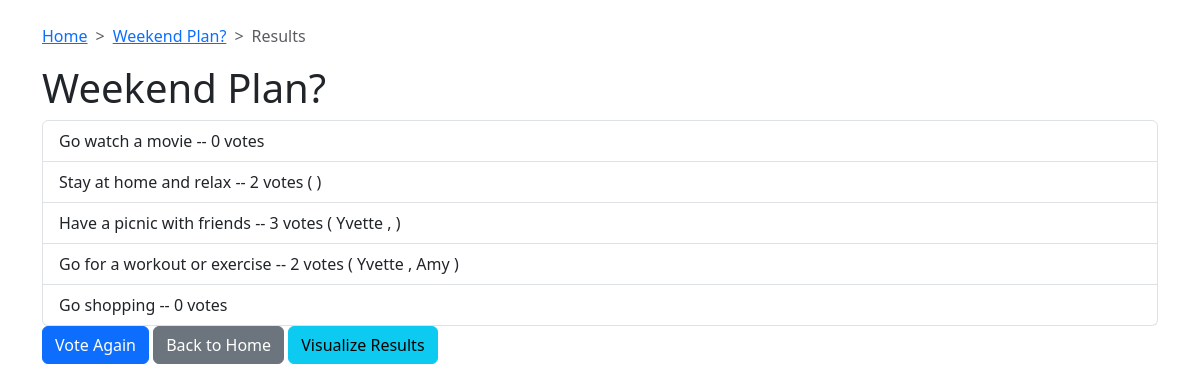
The app's page /polls/2/results/ with its own data.
### polls/models.py (models this page shows, shortened)
class Question(models.Model):
    question_text = models.CharField(max_length=200)
    pub_date = models.DateTimeField('date published')
    voter = models.CharField(max_length=50, null=True, blank=True)
    is_multiple_choice = models.BooleanField(default=False)

class Choice(models.Model):
    question = models.ForeignKey(Question, on_delete=models.CASCADE)
    choice_text = models.CharField(max_length=200)
    votes = models.IntegerField(default=0)
    voters = models.ManyToManyField(User, blank=True)

### polls/views.py (the view)
# urls.py: path('<int:pk>/results/', views.ResultsView.as_view(), name='results'),
class ResultsView(generic.DetailView):
    model = Question
    template_name = 'polls/results.html'

### polls/templates/polls/results.html (shortened to what this page needs)
<head>
    {% load bootstrap5 %}
    {% bootstrap_css %}
</head>
<body>
    <br>
    <div class="container">
        <nav style="--bs-breadcrumb-divider: '>';" aria-label="breadcrumb">
            <ol class="breadcrumb">
              <li class="breadcrumb-item"><a href="http://127.0.0.1:8000/polls">Home</a></li>
              <li class="breadcrumb-item"><a href="{% url 'polls:detail' question.id %}">{{ question.question_text }}</a></li>
              <li class="breadcrumb-item active" aria-current="page">Results</li>
            </ol>
        </nav>
        <h1>{{ question.question_text }}</h1>
        <ul class="list-group">
            {% for choice in question.choice_set.all %}
                <li class="list-group-item">
                    {{ choice.choice_text }} -- {{ choice.votes }} vote{{ choice.votes|pluralize }}
                    {% if choice.voters.all %}
                        (
                        {% for voter in choice.voters.all %}
                            {{ voter.username }}
                            {% if not forloop.last %}, {% endif %}
                        {% endfor %}
                        )
                    {% endif %}
                </li>
            {% endfor %}
        </ul>
        <button class="btn btn-primary" onclick="location.href='{% url 'polls:detail' question.id %}'">Vote Again</button>
        <button class="btn btn-secondary" onclick="location.href='{% url 'polls:index' %}'">Back to Home</button>
        <button class="btn btn-info" onclick="location.href='{% url 'polls:popup' question.id %}'">Visualize Results</button>
    </div>
</body>

### records on screen
Question: question_text "Weekend Plan?"
Choice: choice_text "Go watch a movie", votes "0"
Choice: choice_text "Stay at home and relax", votes "2"
Choice: choice_text "Have a picnic with friends", votes "3"
Choice: choice_text "Go for a workout or exercise", votes "2"
Choice: choice_text "Go shopping", votes "0"

### other values on screen
{{ voter.username }} "Yvette"
{{ voter.username }} "Amy"
